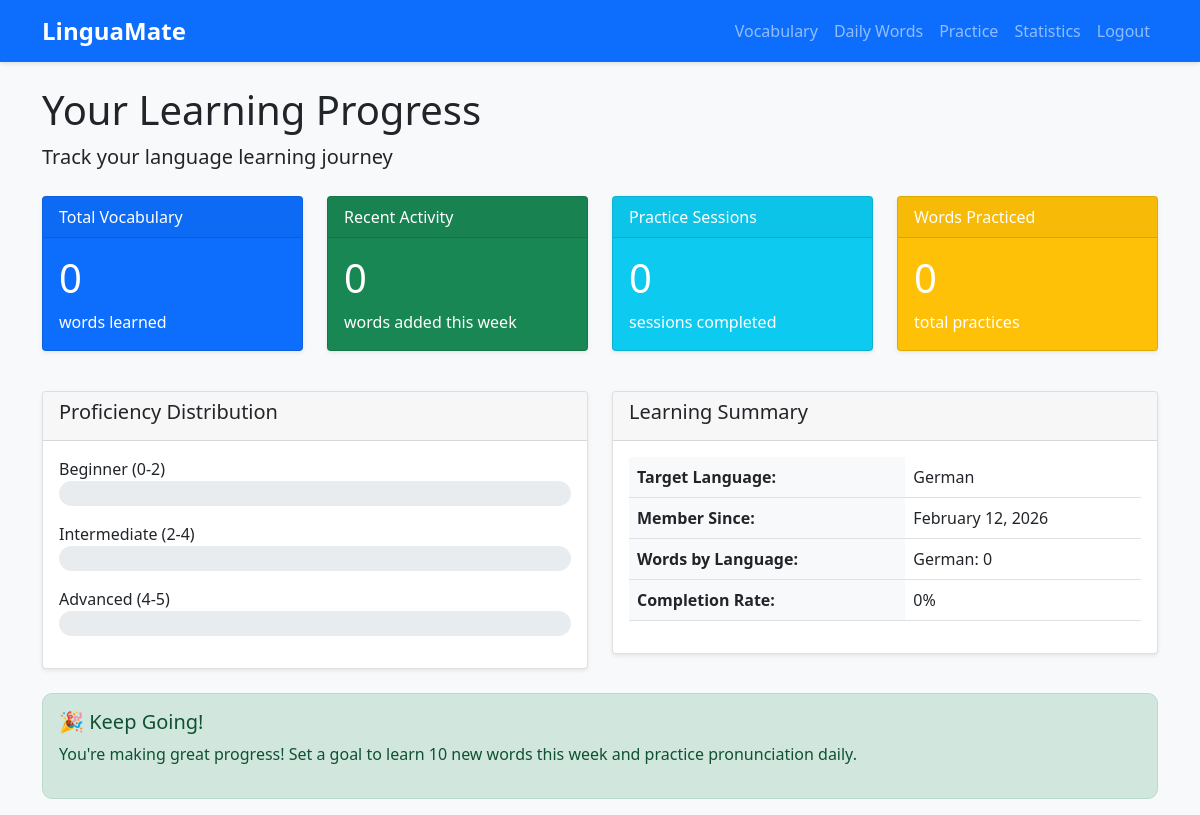
The page /statistics (signed in) on the database its author committed.
### models.py (models this page shows, shortened)
class User(UserMixin, db.Model):
    id = db.Column(db.Integer, primary_key=True)
    username = db.Column(db.String(80), unique=True, nullable=False)
    email = db.Column(db.String(120), unique=True, nullable=False)
    password_hash = db.Column(db.String(200), nullable=False)
    native_language = db.Column(db.String(50), default='English')
    target_language = db.Column(db.String(50), default='Spanish')
    created_at = db.Column(db.DateTime, default=datetime.utcnow)
    vocabularies = db.relationship('Vocabulary', backref='user', lazy=True)
    practice_sessions = db.relationship('PracticeSession', backref='user', lazy=True)

### app.py (the view)
@app.route('/statistics')
@login_required
def statistics():
    total_words = Vocabulary.query.filter_by(user_id=current_user.id).count()
    proficiency_distribution = {
        'Beginner (0-2)': Vocabulary.query.filter_by(user_id=current_user.id).filter(
            Vocabulary.proficiency <= 2).count(),
        'Intermediate (2-4)': Vocabulary.query.filter_by(user_id=current_user.id).filter(Vocabulary.proficiency > 2,
                                                                                         Vocabulary.proficiency <= 4).count(),
        'Advanced (4-5)': Vocabulary.query.filter_by(user_id=current_user.id).filter(Vocabulary.proficiency > 4).count()
    }
    last_week = datetime.utcnow() - timedelta(days=7)
    recent_words = Vocabulary.query.filter_by(
        user_id=current_user.id
    ).filter(Vocabulary.created_at >= last_week).count()
    total_practice_sessions = PracticeSession.query.filter_by(user_id=current_user.id).count()
    total_words_practiced = db.session.query(db.func.sum(PracticeSession.words_practiced)).filter_by(
        user_id=current_user.id).scalar() or 0
    words_by_language = {
        current_user.target_language: total_words
    }
    last_practice = PracticeSession.query.filter_by(user_id=current_user.id).order_by(
        PracticeSession.session_date.desc()).first()
    return render_template('statistics.html',
                           total_words=total_words,
                           proficiency_distribution=proficiency_distribution,
                           recent_words=recent_words,
                           total_practice_sessions=total_practice_sessions,
                           total_words_practiced=total_words_practiced,
                           words_by_language=words_by_language,
                           last_practice=last_practice)

### app.py (called while the page is built)
@login_manager.user_loader
def load_user(user_id):
    return db.session.get(User, int(user_id))

### templates/statistics.html (shortened to what this page needs)
{% extends "base.html" %}
{% block content %}
<h1>Your Learning Progress</h1>
<p class="lead">Track your language learning journey</p>
<div class="row mt-4">
    <div class="col-md-3">
        <div class="card text-white bg-primary mb-3">
            <div class="card-header">Total Vocabulary</div>
            <div class="card-body">
                <h2 class="card-title display-4">{{ total_words }}</h2>
                <p class="card-text">words learned</p>
            </div>
        </div>
    </div>
    <div class="col-md-3">
        <div class="card text-white bg-success mb-3">
            <div class="card-header">Recent Activity</div>
            <div class="card-body">
                <h2 class="card-title display-4">{{ recent_words }}</h2>
                <p class="card-text">words added this week</p>
            </div>
        </div>
    </div>
    <div class="col-md-3">
        <div class="card text-white bg-info mb-3">
            <div class="card-header">Practice Sessions</div>
            <div class="card-body">
                <h2 class="card-title display-4">{{ total_practice_sessions }}</h2>
                <p class="card-text">sessions completed</p>
            </div>
        </div>
    </div>
    <div class="col-md-3">
        <div class="card text-white bg-warning mb-3">
            <div class="card-header">Words Practiced</div>
            <div class="card-body">
                <h2 class="card-title display-4">{{ total_words_practiced }}</h2>
                <p class="card-text">total practices</p>
            </div>
        </div>
    </div>
</div>
<div class="row mt-4">
    <div class="col-md-6">
        <div class="card">
            <div class="card-header">
                <h5>Proficiency Distribution</h5>
            </div>
            <div class="card-body">
                <div class="mb-3">
                    <label>Beginner (0-2)</label>
                    <div class="progress">
                    </div>
                </div>
                <div class="mb-3">
                    <label>Intermediate (2-4)</label>
                    <div class="progress">
                    </div>
                </div>
                <div class="mb-3">
                    <label>Advanced (4-5)</label>
                    <div class="progress">
                    </div>
                </div>
            </div>
        </div>
    </div>
    <div class="col-md-6">
        <div class="card">
            <div class="card-header">
                <h5>Learning Summary</h5>
            </div>
            <div class="card-body">
                <table class="table">
                    <tr>
                        <th>Target Language:</th>
                        <td>{{ current_user.target_language }}</td>
                    </tr>
                    <tr>
                        <th>Member Since:</th>
                        <td>{{ current_user.created_at.strftime('%B %d, %Y') }}</td>
                    </tr>
                    <tr>
                        <th>Words by Language:</th>
                        <td>
                            {% for lang, count in words_by_language.items() %}
                                {{ lang }}: {{ count }}<br>
                            {% endfor %}
                        </td>
                    </tr>
                    <tr>
                        <th>Completion Rate:</th>
                        <td>
                            {% if total_words > 0 %}
                                {{ ((proficiency_distribution['Advanced (4-5)'] / total_words) * 100)|round(1) }}%
                            {% else %}
                                0%
                            {% endif %}
                        </td>
                    </tr>
                </table>
            </div>
        </div>
    </div>
</div>
<div class="row mt-4">
    <div class="col-12">
        <div class="alert alert-success">
            <h5>🎉 Keep Going!</h5>
            <p>You're making great progress! Set a goal to learn 10 new words this week and practice pronunciation daily.</p>
        </div>
    </div>
</div>
{% endblock %}

### static/css/style.css (style rules this page uses)
body { background-color: #f8f9fa; }
.card { box-shadow: 0 0.125rem 0.25rem rgba(0,0,0,.075); transition: transform 0.3s; }
.progress { height: 25px; border-radius: 15px; }
.display-4 { font-size: 2.5rem; }
.table th { background-color: #f8f9fa; }
.alert { border-radius: 10px; }

### rows shown on the page
User: target_language "German", created_at "February 12, 2026", count "0"

### other values the page prints
{{ total_words }} "0"
{{ recent_words }} "0"
{{ total_practice_sessions }} "0"
{{ total_words_practiced }} "0"
